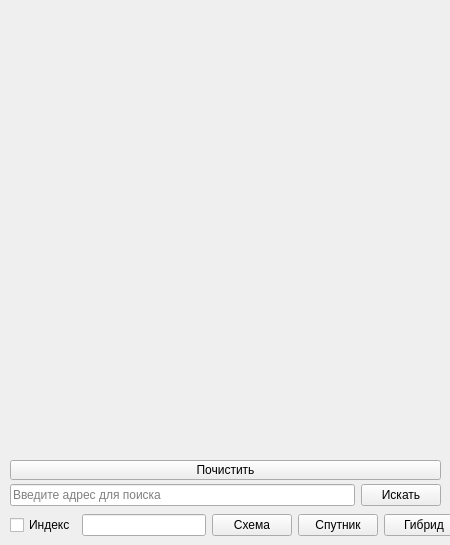
<?xml version="1.0" encoding="UTF-8"?>
<ui version="4.0">
 <class>MainWindow</class>
 <widget class="QWidget" name="MainWindow">
  <property name="geometry">
   <rect>
    <x>0</x>
    <y>0</y>
    <width>450</width>
    <height>545</height>
   </rect>
  </property>
  <property name="minimumSize">
   <size>
    <width>450</width>
    <height>502</height>
   </size>
  </property>
  <property name="maximumSize">
   <size>
    <width>450</width>
    <height>545</height>
   </size>
  </property>
  <property name="windowTitle">
   <string>Form</string>
  </property>
  <widget class="QWidget" name="layoutWidget">
   <property name="geometry">
    <rect>
     <x>10</x>
     <y>480</y>
     <width>431</width>
     <height>30</height>
    </rect>
   </property>
   <layout class="QHBoxLayout" name="horizontalLayout">
    <item>
     <widget class="QLineEdit" name="search_edit">
      <property name="placeholderText">
       <string>Введите адрес для поиска</string>
      </property>
     </widget>
    </item>
    <item>
     <widget class="QPushButton" name="search_button">
      <property name="text">
       <string>Искать</string>
      </property>
     </widget>
    </item>
   </layout>
  </widget>
  <widget class="QWidget" name="layoutWidget">
   <property name="geometry">
    <rect>
     <x>10</x>
     <y>510</y>
     <width>454</width>
     <height>30</height>
    </rect>
   </property>
   <layout class="QHBoxLayout" name="horizontalLayout_2">
    <item>
     <widget class="QCheckBox" name="checkBox">
      <property name="styleSheet">
       <string notr="true">font: 10pt &quot;MS Shell Dlg 2&quot;;</string>
      </property>
      <property name="text">
       <string>Индекс</string>
      </property>
     </widget>
    </item>
    <item>
     <widget class="QLineEdit" name="lineEditIndex"/>
    </item>
    <item>
     <widget class="QPushButton" name="btn_map">
      <property name="text">
       <string>Схема</string>
      </property>
     </widget>
    </item>
    <item>
     <widget class="QPushButton" name="btn_sat">
      <property name="text">
       <string>Спутник</string>
      </property>
     </widget>
    </item>
    <item>
     <widget class="QPushButton" name="btn_skl">
      <property name="text">
       <string>Гибрид</string>
      </property>
     </widget>
    </item>
   </layout>
  </widget>
  <widget class="QPushButton" name="clear_btn">
   <property name="geometry">
    <rect>
     <x>10</x>
     <y>460</y>
     <width>431</width>
     <height>20</height>
    </rect>
   </property>
   <property name="text">
    <string>Почистить</string>
   </property>
  </widget>
 </widget>
 <resources/>
 <connections/>
</ui>
